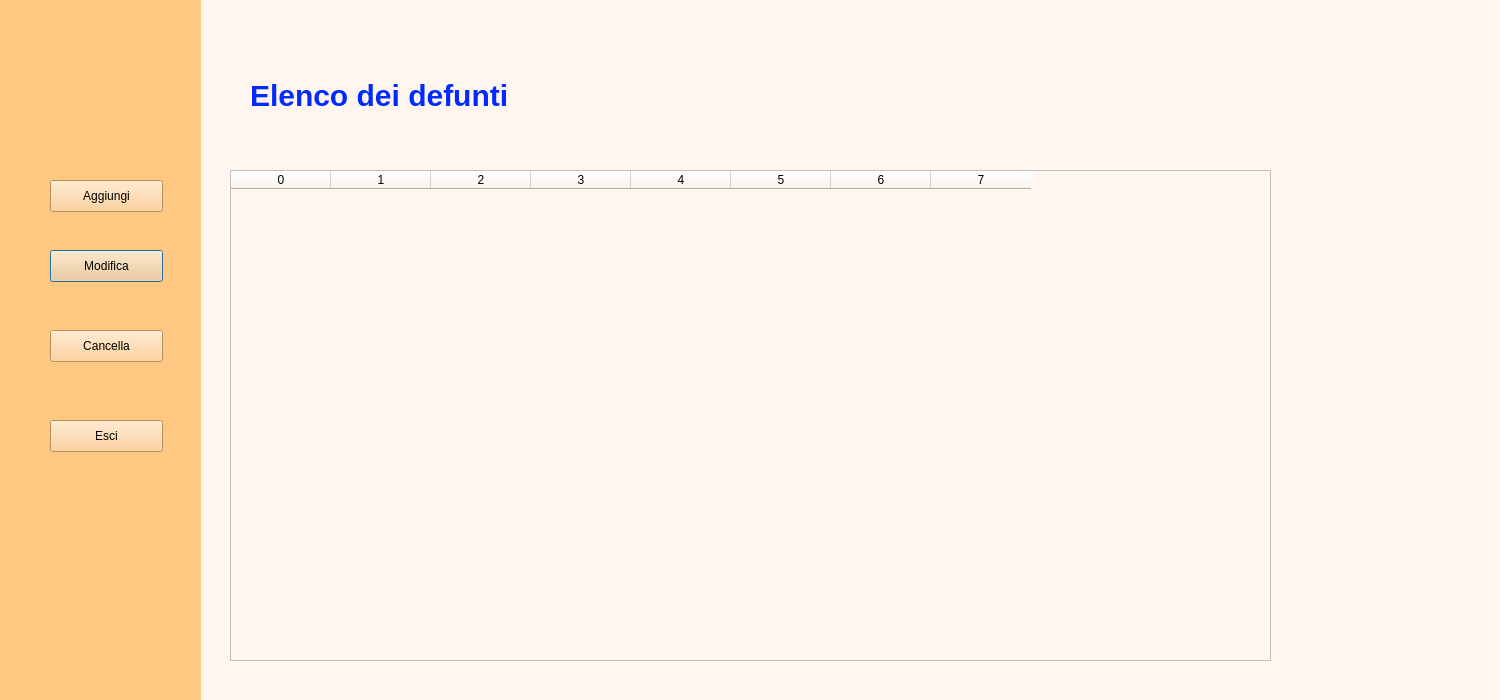
<?xml version="1.0" encoding="UTF-8"?>
<ui version="4.0">
 <class>Dialog</class>
 <widget class="QDialog" name="Dialog">
  <property name="geometry">
   <rect>
    <x>0</x>
    <y>0</y>
    <width>1500</width>
    <height>700</height>
   </rect>
  </property>
  <property name="windowTitle">
   <string>Dialog</string>
  </property>
  <property name="styleSheet">
   <string notr="true">
background-color: rgb(238, 238, 238);
background-color: rgb(255, 247, 239);</string>
  </property>
  <widget class="QWidget" name="widget" native="true">
   <property name="geometry">
    <rect>
     <x>0</x>
     <y>0</y>
     <width>201</width>
     <height>851</height>
    </rect>
   </property>
   <property name="styleSheet">
    <string notr="true">background-color: rgb(255, 200, 130);</string>
   </property>
   <widget class="QPushButton" name="btnModifica">
    <property name="geometry">
     <rect>
      <x>50</x>
      <y>250</y>
      <width>113</width>
      <height>32</height>
     </rect>
    </property>
    <property name="text">
     <string>Modifica</string>
    </property>
   </widget>
   <widget class="QPushButton" name="btnCancella">
    <property name="geometry">
     <rect>
      <x>50</x>
      <y>330</y>
      <width>113</width>
      <height>32</height>
     </rect>
    </property>
    <property name="text">
     <string>Cancella</string>
    </property>
   </widget>
   <widget class="QPushButton" name="btnEsci">
    <property name="geometry">
     <rect>
      <x>50</x>
      <y>420</y>
      <width>113</width>
      <height>32</height>
     </rect>
    </property>
    <property name="text">
     <string>Esci</string>
    </property>
   </widget>
   <widget class="QPushButton" name="btnAggiungi">
    <property name="geometry">
     <rect>
      <x>50</x>
      <y>180</y>
      <width>113</width>
      <height>32</height>
     </rect>
    </property>
    <property name="text">
     <string>Aggiungi</string>
    </property>
   </widget>
  </widget>
  <widget class="QLabel" name="label">
   <property name="geometry">
    <rect>
     <x>250</x>
     <y>50</y>
     <width>311</width>
     <height>91</height>
    </rect>
   </property>
   <property name="styleSheet">
    <string notr="true">font-size: 30px;
font: bold;
color: rgb(0, 42, 255);
background-color: transparent;</string>
   </property>
   <property name="text">
    <string>Elenco dei defunti</string>
   </property>
  </widget>
  <widget class="QTableWidget" name="tableWidget">
   <property name="geometry">
    <rect>
     <x>230</x>
     <y>170</y>
     <width>1041</width>
     <height>491</height>
    </rect>
   </property>
   <column>
    <property name="text">
     <string>0</string>
    </property>
   </column>
   <column>
    <property name="text">
     <string>1</string>
    </property>
   </column>
   <column>
    <property name="text">
     <string>2</string>
    </property>
   </column>
   <column>
    <property name="text">
     <string>3</string>
    </property>
   </column>
   <column>
    <property name="text">
     <string>4</string>
    </property>
   </column>
   <column>
    <property name="text">
     <string>5</string>
    </property>
   </column>
   <column>
    <property name="text">
     <string>6</string>
    </property>
   </column>
   <column>
    <property name="text">
     <string>7</string>
    </property>
   </column>
  </widget>
 </widget>
 <resources/>
 <connections/>
</ui>
